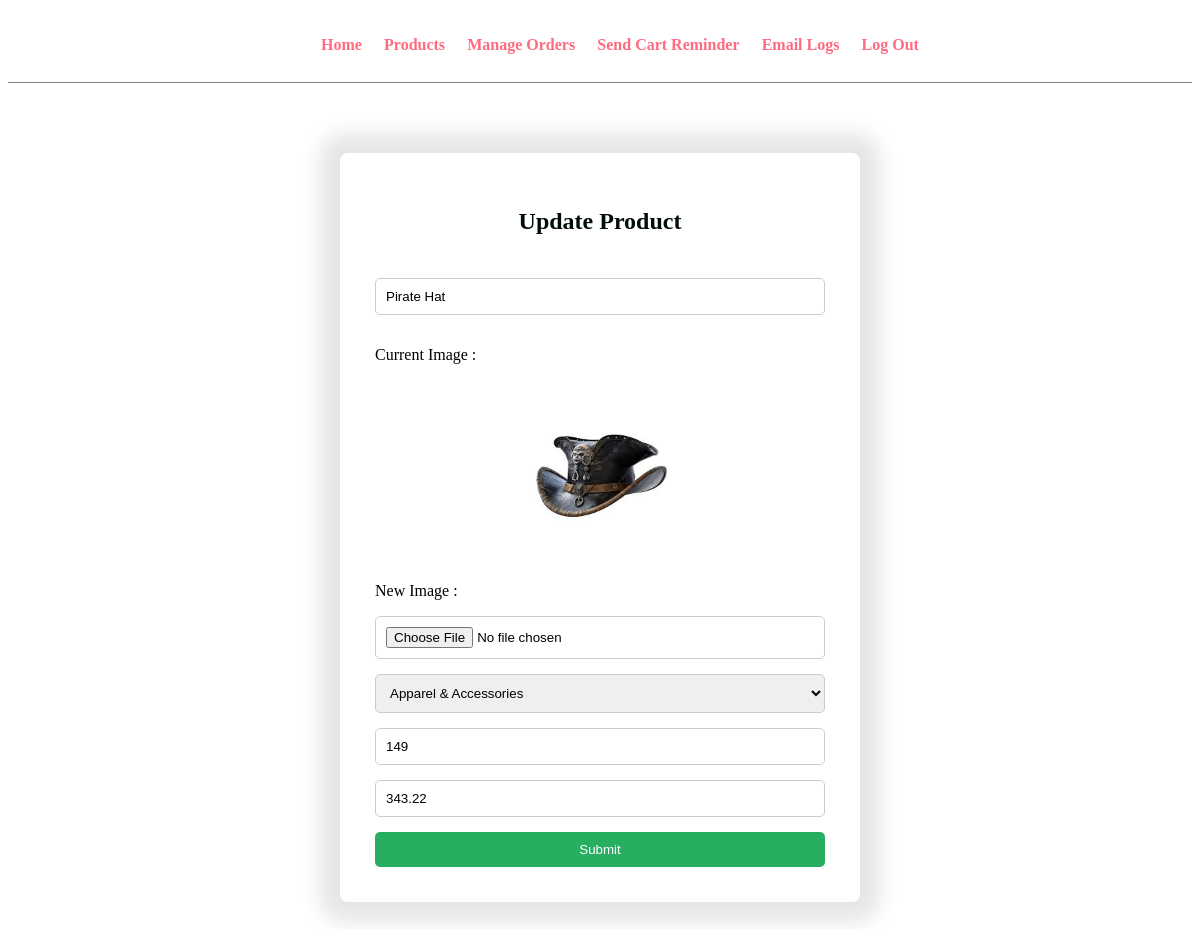
/admin/update-product.php?id=1 (signed in), run on the app's committed database.
### tables this page shows
CREATE TABLE `products` (
  `product_id` int(11) NOT NULL,
  `product_name` varchar(150) NOT NULL,
  `image_name` varchar(255) NOT NULL,
  `category` varchar(100) DEFAULT NULL,
  `price` decimal(10,2) NOT NULL,
  `stock` int(11) NOT NULL,
  `created_at` timestamp NOT NULL DEFAULT current_timestamp()
);

### admin/update-product.php (the view, shortened to what this page needs)
<?php
    include("../config/db.php");
    $id = mysqli_real_escape_string($conn,$_GET['id']);
    $sql = "SELECT * from products WHERE product_id = '$id'";
    $res = mysqli_query($conn,$sql);
    $row = mysqli_fetch_assoc($res);
?>
<!DOCTYPE html>
<html lang="en">
<head>
    <link rel="stylesheet" href="../css/admin.css">
</head>
<body>
    <div class="menu text-center">
        <div class="wrapper">
            <ul>
                <li><a href="dashboard.php">Home</a></li>
                <li><a href="products.php">Products</a></li>
                <li><a href="manage-orders.php">Manage Orders</a></li>
                <li><a href="send-cart-reminder.php">Send Cart Reminder</a></li>
                <li><a href="mail-log.php">Email Logs</a></li>
                <li><a href="../authentication/logout.php">Log Out</a></li>
            </ul>
        </div>
    </div>
    <div class="container">
    <h2>Update Product</h2>
    <br>
    <form action="" method="POST" enctype="multipart/form-data">
        <input type="text" name="name" value="<?php echo $row['product_name']; ?>">
        <p class="text-left">
        Current Image :
       </p>
       <p><img src="../images/<?php echo $row['image_name'] ;?>" alt="No image found" width="150px"></p>
       <p class="text-left">
        New Image :
       </p>
       <input type="file" name="image">
        <select name="category" >
            <option value="<?php echo $row['category']; ?>"><?php echo $row['category']; ?></option>
        </select>
        <input type="number" name="stock" value="<?php echo $row['stock']; ?>">
        <input type="text" inputmode="decimal" name="price" value="<?php echo $row['price']; ?>">
        <button type="submit" name="submit" class="button">Submit</button>
    </form>
    </div>
</body>
</html>

### css/admin.css (style rules this page uses)
.menu { border-bottom: 1px solid gray; }
.menu ul { list-style-type: none; }
.menu ul li { display: inline; padding: 1%; }
.menu ul li a { text-decoration: none; font-weight: bold; color: #ff6b81; }
.wrapper { padding: 1%; width: 80%; margin: 0 auto; }
.text-center { text-align: center; }
.container { max-width: 450px; margin: 70px auto; padding: 35px; background-color: #ffffff; border-radius: 8px; box-shadow: 0 0 20px 20px rgba(0, 0, 0, 0.1); text-align: center; }
.container h2 { color: #020f08; margin-bottom: 25px; }
.container form { display: flex; flex-direction: column; align-items: stretch; }
.container input,select { padding: 10px; margin-bottom: 15px; border: 1px solid #ccc; border-radius: 5px; }
.container button { background-color: #27ae60; color: white; border: none; padding: 10px; border-radius: 5px; cursor: pointer; transition: background 0.3s ease; }
.text-left { text-align: left; }

### data on the page
products: name "Pirate Hat", image_name (picture), category "Apparel & Accessories", stock "149", price "343.22"
